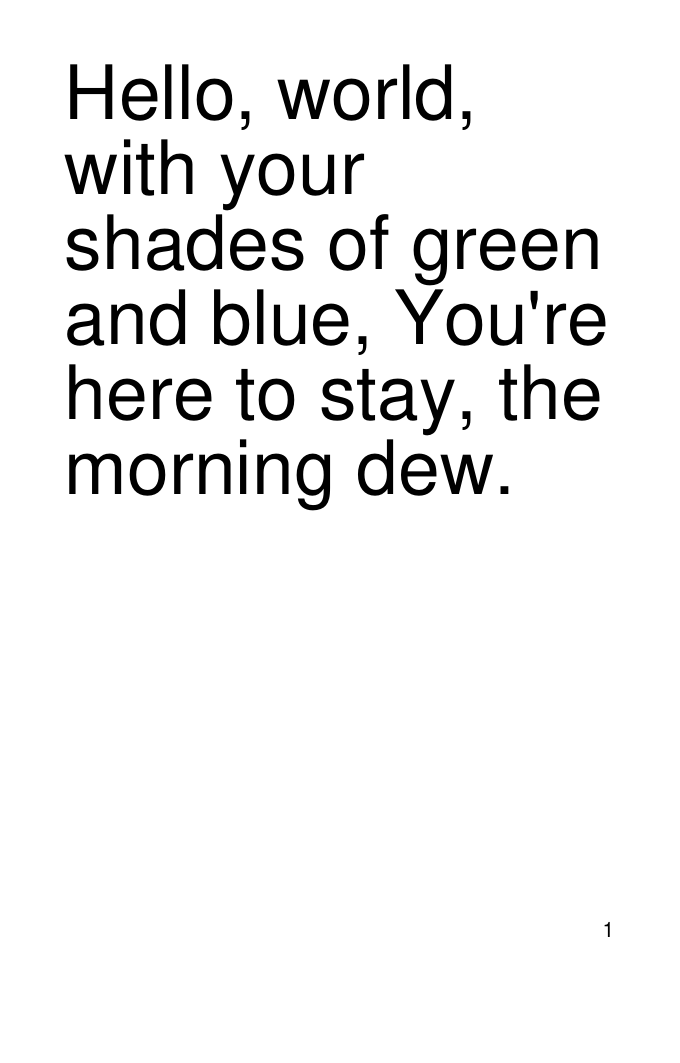
#> input picture uncreative_coding_with_python/fpdf_enumerate_2-1.png, 680 x 1063 px, given in place of sample.jpg, which was not available
$ jupyter execute --allow-errors images.ipynb   (text cells are left out)
#> lines starting #> are read from the running program, lines starting #| are printed output that depends on the picture; pictures that were not available may be replaced by others from this repository, and a replacement may not be noted
[cell 1]
from PIL import Image # Import the Image class

img = Image.open("sample.jpg")
#> img is the input picture: PIL image 680x1063 RGB; min 0, max 255, mean 240.2

[cell 2]
print('size:', img.size)
#| size: (680, 1063)
print('mode:', img.mode)
#| mode: RGB
print('format:', img.format)
#| format: PNG

[cell 3]
img.show()

[cell 4]
from diffusers.utils import load_image

#> (the rest of this cell did not finish here and is left out)

[cell 5]
from diffusers.utils import load_image

#> (the rest of this cell did not finish here and is left out)

[cell 6]
from diffusers.utils import load_image

#> (the rest of this cell did not finish here and is left out)

[cell 7]
# 2. Scale
width, height = img.size
#> width = 680; height = 1063
half_sized_image = img.resize((width // 2, height // 2))
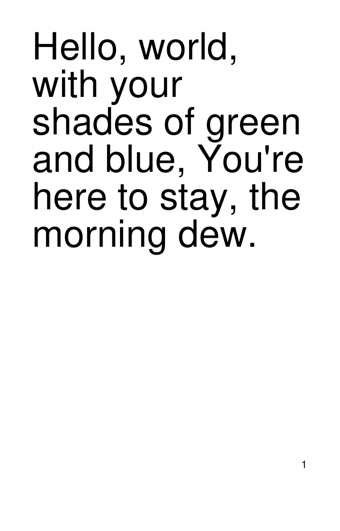
#> half_sized_image: PIL image 340x531 RGB; min 0, max 255, mean 240.2
half_sized_image = img.save("img/scaled.png")

[cell 8]
# 3. Blur
from PIL import ImageFilter
blurred_image = img.filter(ImageFilter.BLUR)
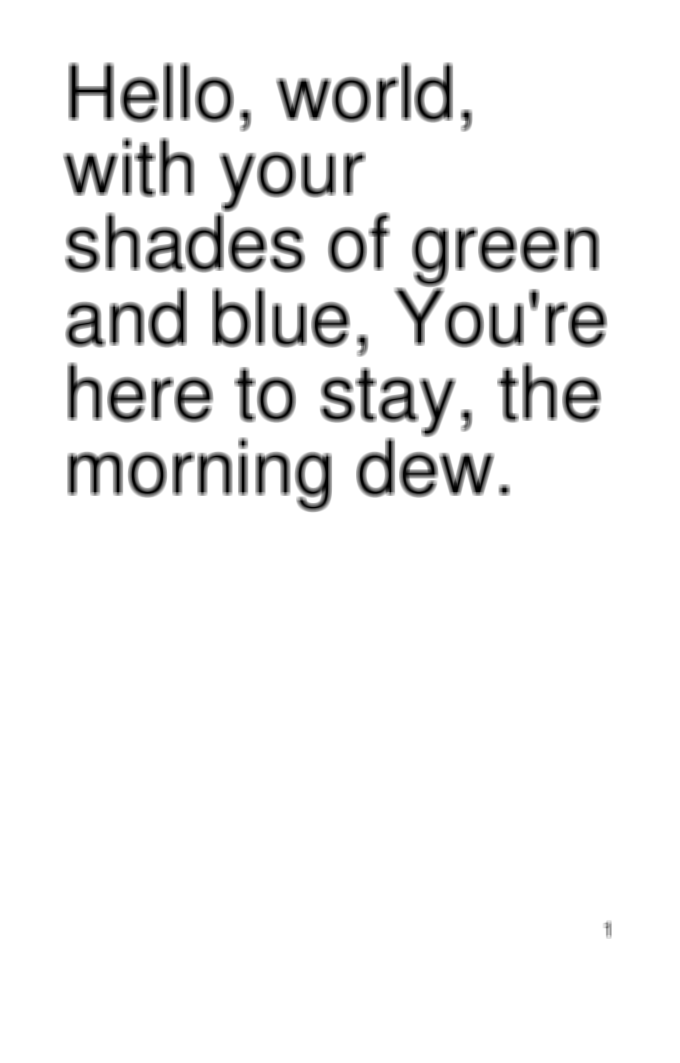
#> blurred_image: PIL image 680x1063 RGB; min 0, max 255, mean 240.2
blurred_image.save("img/blurred.png")

[cell 9]
# 4. Enhance Contrast
from PIL import ImageEnhance
enhancer = ImageEnhance.Contrast(img)
contrast_image = enhancer.enhance(2.0)  # Increase contrast
contrast_image.save("img/enhanced.png")

[cell 10]
# 5. Composite
# For demonstration, we composite the original and blurred image using a gradient mask.
mask = Image.linear_gradient("L").resize(img.size)
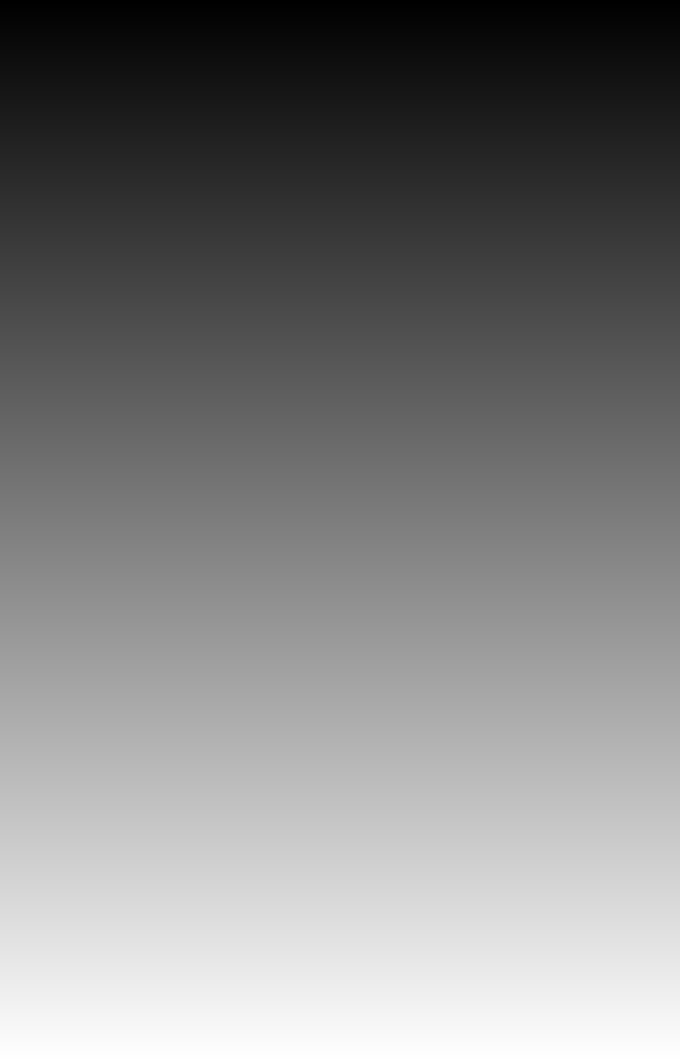
#> mask: PIL image 680x1063 L; min 0, max 255, mean 127.5
img_rgba = img.convert("RGBA")
blurred_rgba = blurred_image.convert("RGBA")
composited_img = Image.composite(img_rgba, blurred_rgba, mask)
composited_img.save("img/composited.png")

[cell 11]
# 6. Crop
cropped = img.crop((0, 0, 256, 50))
#> cropped: PIL image 256x50 RGB; every value is 255
cropped.save("img/cropped.png")

$ run again, on uncreative_coding_with_python/fpdf_enumerate_2-2.png
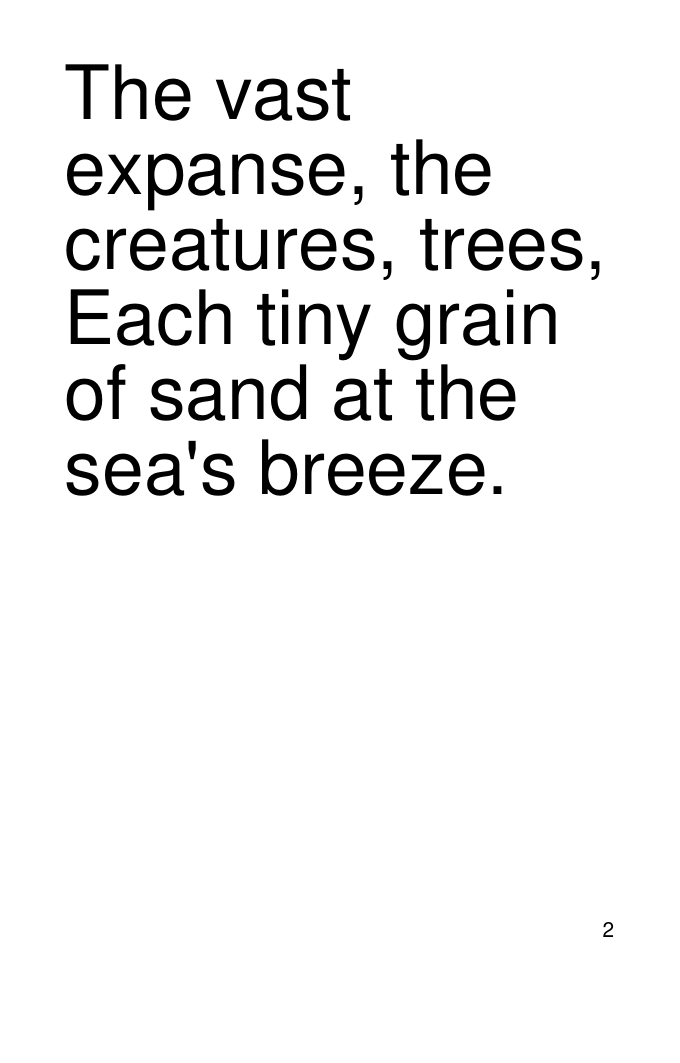
#> input picture uncreative_coding_with_python/fpdf_enumerate_2-2.png, 680 x 1063 px, given in place of sample.jpg, which was not available
#> img is the input picture: PIL image 680x1063 RGB; min 0, max 255, mean 240.7
#| size: (680, 1063)
#| mode: RGB
#| format: PNG
#> `half_sized_image = img.resize((width // 2, height // 2))`:
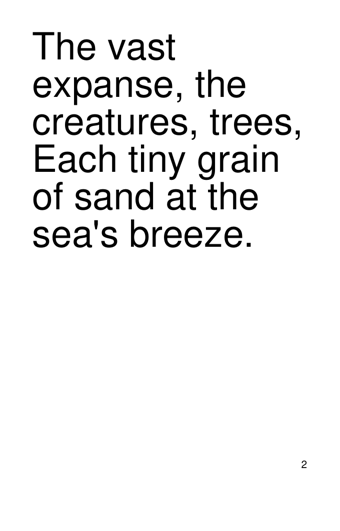
#> half_sized_image: PIL image 340x531 RGB; min 0, max 255, mean 240.7
#> `blurred_image = img.filter(ImageFilter.BLUR)`:
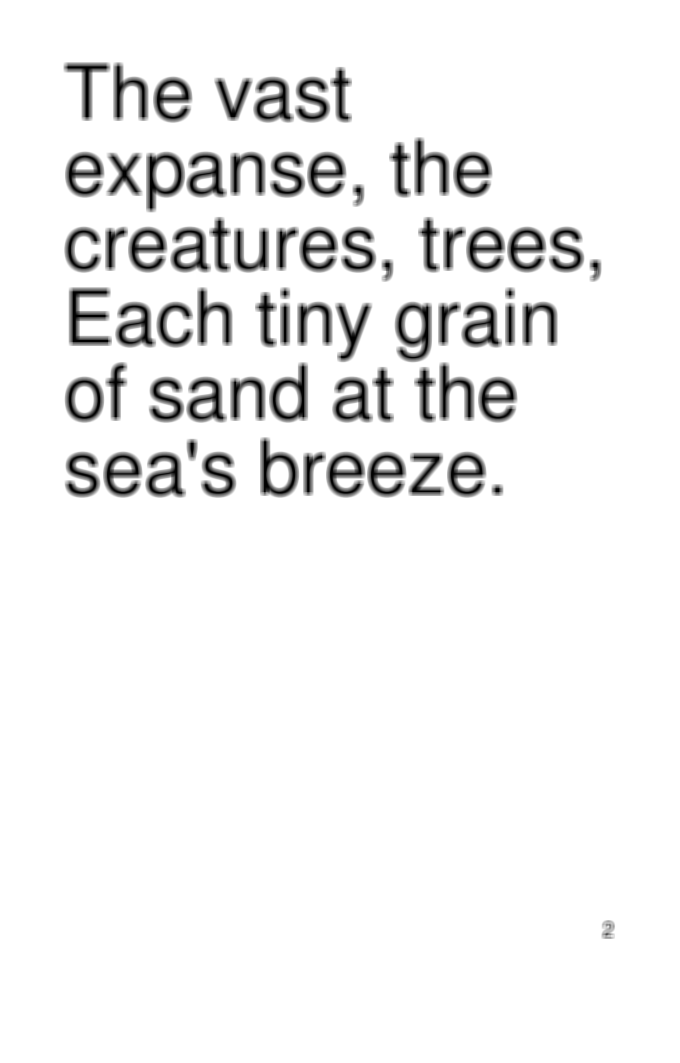
#> blurred_image: PIL image 680x1063 RGB; min 0, max 255, mean 240.7
#> cropped: PIL image 256x50 RGB; every value is 255

$ run again, on uncreative_coding_with_python/fpdf_enumerate_2-3.png
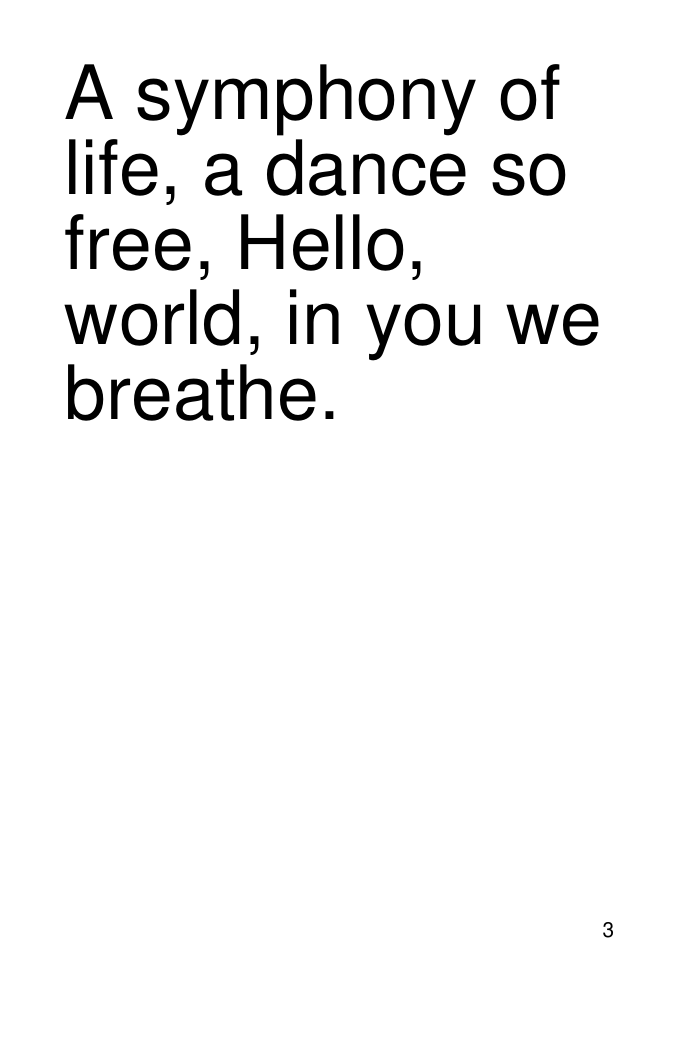
#> input picture uncreative_coding_with_python/fpdf_enumerate_2-3.png, 680 x 1063 px, given in place of sample.jpg, which was not available
#> img is the input picture: PIL image 680x1063 RGB; min 0, max 255, mean 243.5
#| size: (680, 1063)
#| mode: RGB
#| format: PNG
#> `half_sized_image = img.resize((width // 2, height // 2))`:
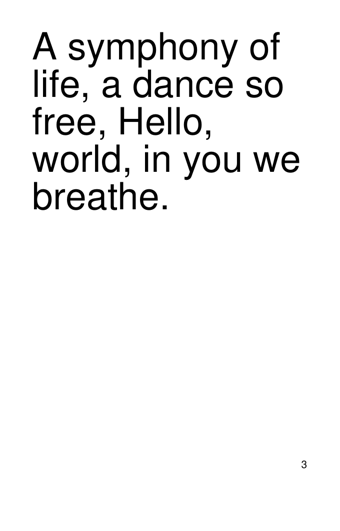
#> half_sized_image: PIL image 340x531 RGB; min 0, max 255, mean 243.5
#> `blurred_image = img.filter(ImageFilter.BLUR)`:
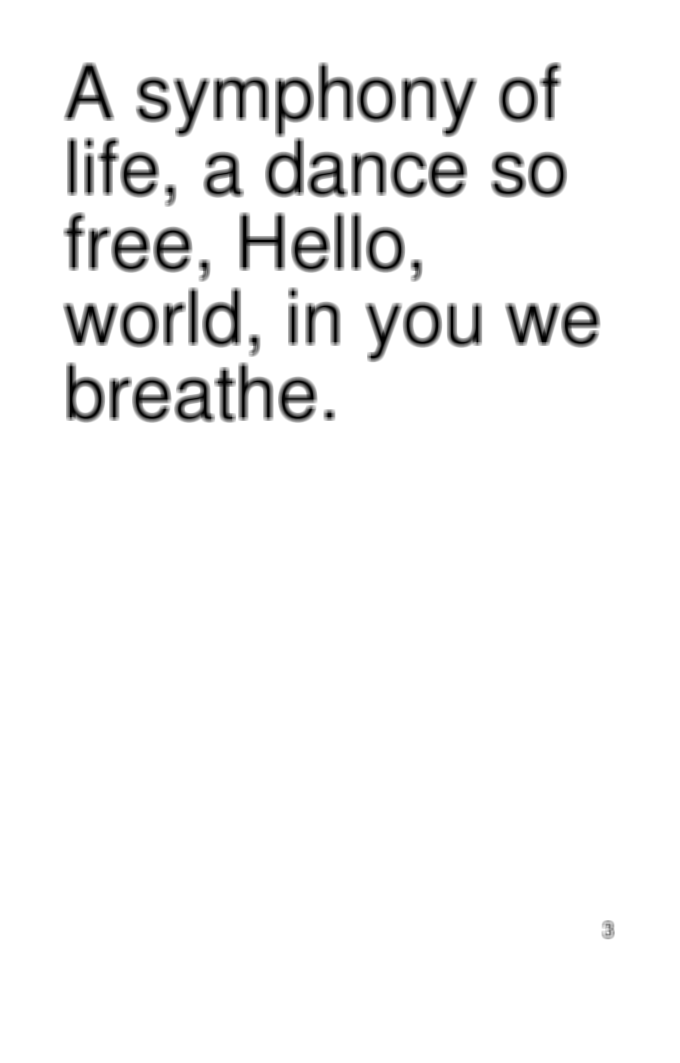
#> blurred_image: PIL image 680x1063 RGB; min 0, max 255, mean 243.6
#> cropped: PIL image 256x50 RGB; every value is 255
